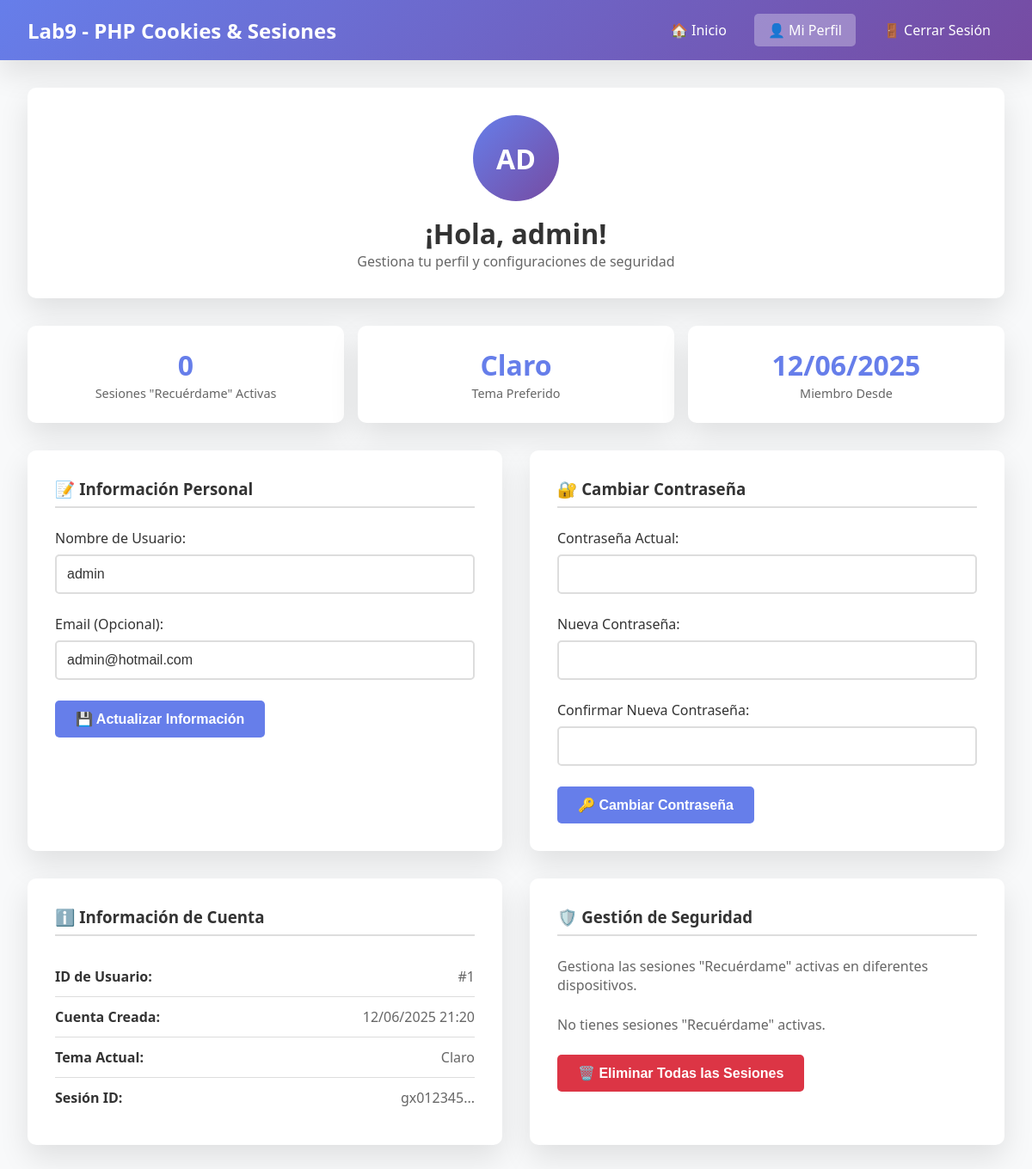
The app's page /perfil.php (signed in) with its own data.
### tables this page shows
CREATE TABLE `usuarios` (
  `id` int(11) NOT NULL,
  `nombre_usuario` varchar(50) NOT NULL,
  `contraseña` varchar(255) NOT NULL,
  `email` varchar(100) DEFAULT NULL,
  `tema_preferido` varchar(10) DEFAULT 'claro',
  `created_at` timestamp NOT NULL DEFAULT current_timestamp()
);

### perfil.php (the view, shortened to what this page needs)
<?php
require_once 'config.php';
$tema_actual = $_SESSION['tema_preferido'] ?? 'claro';
$stmt = $pdo->prepare("SELECT * FROM usuarios WHERE id = ?");
$stmt->execute([$_SESSION['usuario_id']]);
$usuario = $stmt->fetch();
$stmt = $pdo->prepare("SELECT token, expira_en, created_at FROM tokens_recordar WHERE usuario_id = ? ORDER BY created_at DESC");
$stmt->execute([$_SESSION['usuario_id']]);
$tokens_activos = $stmt->fetchAll();
?>
<!DOCTYPE html>
<html lang="es">
<head>
</head>
<body class="tema-<?php echo $tema_actual; ?>">
    <header class="header">
        <div class="header-content">
            <div class="logo">Lab9 - PHP Cookies & Sesiones</div>
            <nav class="nav">
                <a href="inicio.php">🏠 Inicio</a>
                <a href="perfil.php" class="active">👤 Mi Perfil</a>
                <a href="logout.php">🚪 Cerrar Sesión</a>
            </nav>
        </div>
    </header>
    <main class="main-content">
        <div class="profile-header">
            <div class="profile-avatar">
                <?php echo strtoupper(substr($_SESSION['nombre_usuario'], 0, 2)); ?>
            </div>
            <h1>¡Hola, <?php echo htmlspecialchars($_SESSION['nombre_usuario']); ?>!</h1>
            <p style="color: var(--text-muted);">Gestiona tu perfil y configuraciones de seguridad</p>
        </div>
        <div class="stats-grid">
            <div class="stat-card">
                <span class="stat-number"><?php echo count($tokens_activos); ?></span>
                <span class="stat-label">Sesiones "Recuérdame" Activas</span>
            </div>
            <div class="stat-card">
                <span class="stat-number"><?php echo ucfirst($tema_actual); ?></span>
                <span class="stat-label">Tema Preferido</span>
            </div>
            <div class="stat-card">
                <span class="stat-number"><?php echo date('d/m/Y', strtotime($usuario['created_at'])); ?></span>
                <span class="stat-label">Miembro Desde</span>
            </div>
        </div>
        <div class="profile-cards">
            <div class="card">
                <h3>📝 Información Personal</h3>
                <form method="POST" action="">
                    <div class="form-group">
                        <label for="nombre_usuario">Nombre de Usuario:</label>
                        <input
                            type="text"
                            id="nombre_usuario"
                            name="nombre_usuario"
                            value="<?php echo htmlspecialchars($usuario['nombre_usuario']); ?>"
                            required
                        >
                    </div>
                    <div class="form-group">
                        <label for="email">Email (Opcional):</label>
                        <input
                            type="email"
                            id="email"
                            name="email"
                            value="<?php echo htmlspecialchars($usuario['email'] ?? ''); ?>"
                            placeholder="tu@email.com"
                        >
                    </div>
                    <button type="submit" name="actualizar_info" class="btn btn-primary">
                        💾 Actualizar Información
                    </button>
                </form>
            </div>
            <div class="card">
                <h3>🔐 Cambiar Contraseña</h3>
                <form method="POST" action="">
                    <div class="form-group">
                        <label for="password_actual">Contraseña Actual:</label>
                        <input
                            type="password"
                            id="password_actual"
                            name="password_actual"
                            required
                        >
                    </div>
                    <div class="form-group">
                        <label for="password_nuevo">Nueva Contraseña:</label>
                        <input
                            type="password"
                            id="password_nuevo"
                            name="password_nuevo"
                            required
                            minlength="6"
                        >
                    </div>
                    <div class="form-group">
                        <label for="password_confirmar">Confirmar Nueva Contraseña:</label>
                        <input
                            type="password"
                            id="password_confirmar"
                            name="password_confirmar"
                            required
                            minlength="6"
                        >
                    </div>
                    <button type="submit" name="cambiar_password" class="btn btn-primary">
                        🔑 Cambiar Contraseña
                    </button>
                </form>
            </div>
            <div class="card">
                <h3>ℹ️ Información de Cuenta</h3>
                <div class="info-item">
                    <span class="info-label">ID de Usuario:</span>
                    <span class="info-value">#<?php echo $usuario['id']; ?></span>
                </div>
                <div class="info-item">
                    <span class="info-label">Cuenta Creada:</span>
                    <span class="info-value"><?php echo date('d/m/Y H:i', strtotime($usuario['created_at'])); ?></span>
                </div>
                <div class="info-item">
                    <span class="info-label">Tema Actual:</span>
                    <span class="info-value"><?php echo ucfirst($tema_actual); ?></span>
                </div>
                <div class="info-item">
                    <span class="info-label">Sesión ID:</span>
                    <span class="info-value"><?php echo substr(session_id(), 0, 8) . '...'; ?></span>
                </div>
            </div>
            <div class="card">
                <h3>🛡️ Gestión de Seguridad</h3>
                <p style="color: var(--text-muted); margin-bottom: 1.5rem;">
                    Gestiona las sesiones "Recuérdame" activas en diferentes dispositivos.
                </p>
                <?php if (count($tokens_activos) > 0): ?>
                    <div class="token-list">
                        <?php foreach ($tokens_activos as $token): ?>
                            <div class="token-item">
                                <div><strong>Token:</strong> <?php echo substr($token['token'], 0, 16) . '...'; ?></div>
                                <div class="token-meta">
                                    Creado: <?php echo date('d/m/Y H:i', strtotime($token['created_at'])); ?> |
                                    Expira: <?php echo date('d/m/Y H:i', strtotime($token['expira_en'])); ?>
                                </div>
                            </div>
                        <?php endforeach; ?>
                    </div>
                <?php else: ?>
                    <p style="color: var(--text-muted);">No tienes sesiones "Recuérdame" activas.</p>
                <?php endif; ?>
                <form method="POST" action="" style="margin-top: 1.5rem;">
                    <button
                        type="submit"
                        name="eliminar_sesiones"
                        class="btn btn-danger"
                        onclick="return confirm('¿Estás seguro de eliminar todas las sesiones? Tendrás que iniciar sesión de nuevo en todos los dispositivos.')"
                    >
                        🗑️ Eliminar Todas las Sesiones
                    </button>
                </form>
            </div>
        </div>
    </main>
</body>
</html>

### perfil.php (style rules this page uses)
* { margin: 0; padding: 0; box-sizing: border-box; }
body.tema-claro { --bg-color: #f8f9fa; --bg-gradient: linear-gradient(135deg, #667eea 0%, #764ba2 100%); --container-bg: white; --text-color: #333; --text-muted: #666; --border-color: #ddd; --shadow: 0 15px 35px rgba(0, 0, 0, 0.1); --card-bg: white; --input-bg: white; }
:root { --bg-color: #f8f9fa; --bg-gradient: linear-gradient(135deg, #667eea 0%, #764ba2 100%); --container-bg: white; --text-color: #333; --text-muted: #666; --border-color: #ddd; --shadow: 0 15px 35px rgba(0, 0, 0, 0.1); --card-bg: white; --input-bg: white; }
body { font-family: 'Segoe UI', Tahoma, Geneva, Verdana, sans-serif; background: var(--bg-color); color: var(--text-color); min-height: 100vh; transition: background-color 0.3s ease, color 0.3s ease; }
.header { background: var(--bg-gradient); color: white; padding: 1rem 0; box-shadow: var(--shadow); }
.header-content { max-width: 1200px; margin: 0 auto; padding: 0 2rem; display: flex; justify-content: space-between; align-items: center; }
.logo { font-size: 1.5rem; font-weight: bold; }
.nav { display: flex; gap: 1rem; align-items: center; }
.nav a { color: white; text-decoration: none; padding: 0.5rem 1rem; border-radius: 5px; transition: background-color 0.3s ease; }
.nav a.active { background: rgba(255, 255, 255, 0.3); }
.main-content { max-width: 1200px; margin: 2rem auto; padding: 0 2rem; }
.profile-header { background: var(--card-bg); padding: 2rem; border-radius: 10px; box-shadow: var(--shadow); margin-bottom: 2rem; text-align: center; transition: background-color 0.3s ease; }
.profile-avatar { width: 100px; height: 100px; background: var(--bg-gradient); border-radius: 50%; margin: 0 auto 1rem; display: flex; align-items: center; justify-content: center; color: white; font-size: 2rem; font-weight: bold; }
.profile-cards { display: grid; grid-template-columns: repeat(auto-fit, minmax(400px, 1fr)); gap: 2rem; }
.card { background: var(--card-bg); padding: 2rem; border-radius: 10px; box-shadow: var(--shadow); transition: background-color 0.3s ease; }
.card h3 { color: var(--text-color); margin-bottom: 1.5rem; padding-bottom: 0.5rem; border-bottom: 2px solid var(--border-color); }
.form-group { margin-bottom: 1.5rem; }
.form-group label { display: block; margin-bottom: 0.5rem; color: var(--text-color); font-weight: 500; }
.form-group input { width: 100%; padding: 0.75rem; border: 2px solid var(--border-color); border-radius: 5px; background: var(--input-bg); color: var(--text-color); font-size: 1rem; transition: border-color 0.3s ease; }
.btn { padding: 0.75rem 1.5rem; border: none; border-radius: 5px; cursor: pointer; font-size: 1rem; font-weight: 600; transition: all 0.3s ease; text-decoration: none; display: inline-block; }
.btn-primary { background: #667eea; color: white; }
.btn-danger { background: #dc3545; color: white; }
.info-item { display: flex; justify-content: space-between; align-items: center; padding: 0.75rem 0; border-bottom: 1px solid var(--border-color); }
.info-item:last-child { border-bottom: none; }
.info-label { font-weight: 600; color: var(--text-color); }
.info-value { color: var(--text-muted); }
.stats-grid { display: grid; grid-template-columns: repeat(auto-fit, minmax(200px, 1fr)); gap: 1rem; margin-bottom: 2rem; }
.stat-card { background: var(--card-bg); padding: 1.5rem; border-radius: 10px; box-shadow: var(--shadow); text-align: center; transition: background-color 0.3s ease; }
.stat-number { font-size: 2rem; font-weight: bold; color: #667eea; display: block; }
.stat-label { color: var(--text-muted); font-size: 0.9rem; }

### records on screen
usuarios: created_at "12/06/2025", nombre_usuario "admin", email "admin@hotmail.com", id "1", created_at "12/06/2025 21:20"

### other values on screen
substr($_SESSION['nombre_usuario'], 0, 2) "AD"
$_SESSION['nombre_usuario'] "admin"
count($tokens_activos) "0"
$tema_actual "Claro"
substr(session_id(), 0, 8) "gx012345"
